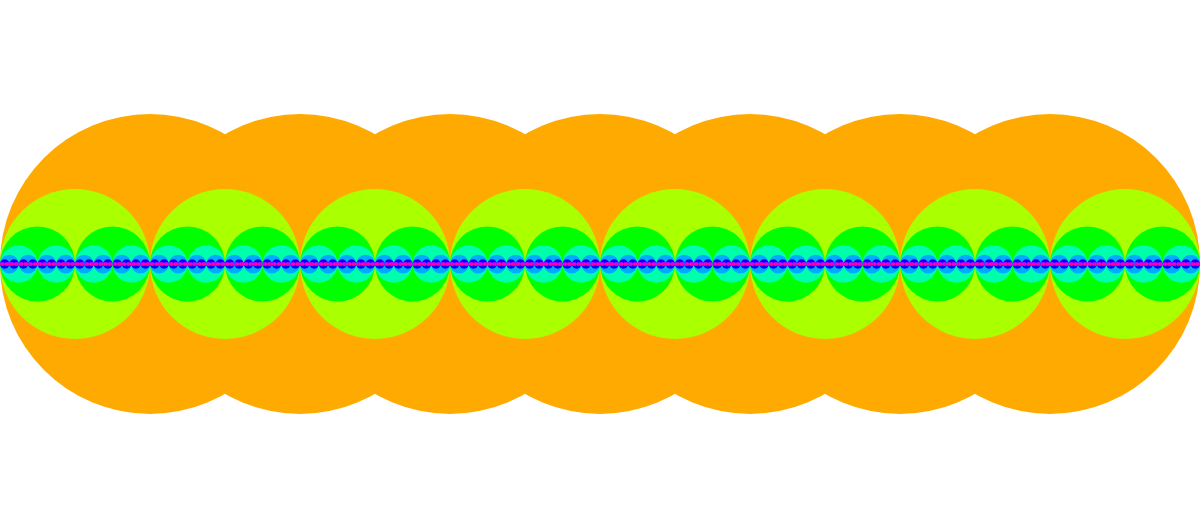
Frame 1 (no input)
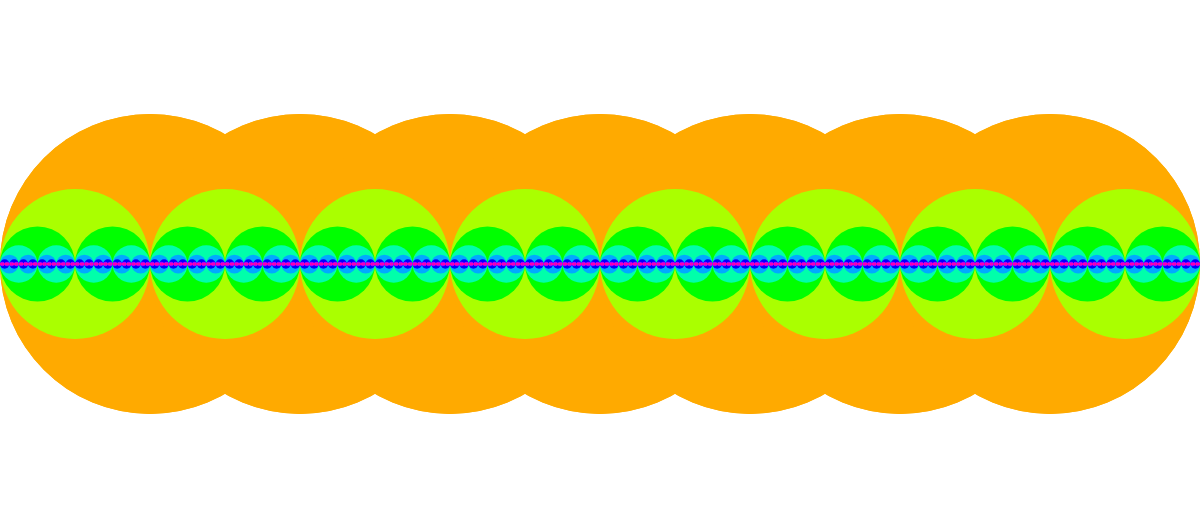
Frame 2 (the mouse pressed at the canvas centre, redrawn once)

The p5.js sketch that drew these frames (run headless with seeded random() and noise() and a simulated clock; the mouse was pressed at the canvas centre and the sketch redrawn once):

// p5.js sketch
// ── sketch.js

var size = window.innerWidth;
var dpr = window.devicePixelRatio;
var w = size * dpr;
var h = size * dpr * 0.44;
var startLevel = 8;
var currentLevelColor = 0;

function setup() {
  createCanvas(w, h);
  noStroke();
  noLoop();
  colorMode(HSB);
}

function draw() {
	var steps = 8;

	for (var i = 1; i < steps; i++) {
		var radius = w / steps;
		var initialWidth = width / steps; 
	 	drawCircle(i * initialWidth, radius, startLevel);
  	}
}

function drawCircle(x, radius, level) {                    
  currentLevelColor = 360 - (level * 40);
  fill(currentLevelColor, 100, 100);
  ellipse(x, height / 2, radius * 2, radius * 2);      
  
  if (level > 1) {
    level = level - 1;
    drawCircle(x - radius / 2, radius / 2, level);
    drawCircle(x + radius / 2, radius / 2, level);
  }
}
